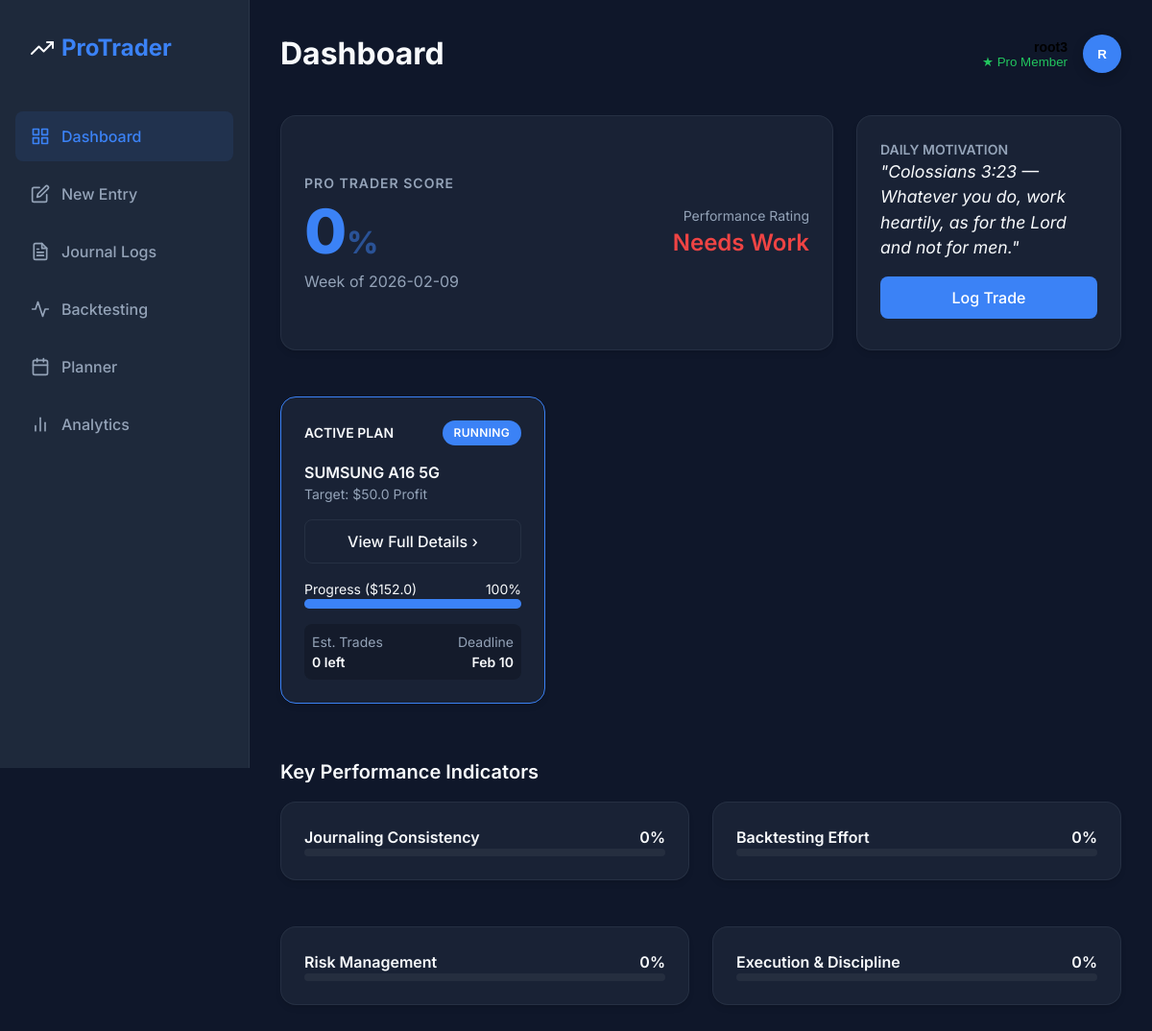
The app's page / (signed in) with its own data.
### app/models.py (models this page shows, shortened)
class User(UserMixin, db.Model):
    __tablename__ = 'user'
    id = db.Column(db.Integer, primary_key=True)
    username = db.Column(db.String(80), unique=True, nullable=False)
    password_hash = db.Column(db.String(128))
    created_at = db.Column(db.DateTime, default=datetime.utcnow)
    subscription = db.relationship('Subscription', backref='user', uselist=False)
    @property
    def is_pro(self):
        return self.subscription is not None and \
               self.subscription.plan_type == 'pro' and \
               self.subscription.is_active

class TradingGoal(db.Model):
    __tablename__ = 'trading_goals'
    id = db.Column(db.Integer, primary_key=True)
    user_id = db.Column(db.Integer, db.ForeignKey('user.id'), nullable=False)
    name = db.Column(db.String(100), nullable=False)  # e.g. "Buy a Phone"
    target_amount = db.Column(db.Float, nullable=False) # e.g. 160
    start_balance = db.Column(db.Float, nullable=False) # e.g. 26.3
    win_rate = db.Column(db.Float, default=50.0) # e.g. 72
    risk_per_trade = db.Column(db.Float, default=10.0) # e.g. 5
    reward_per_trade = db.Column(db.Float, default=20.0) # e.g. 12.5
    lot_size = db.Column(db.Float, default=0.01)
    start_date = db.Column(db.Date, default=datetime.utcnow)
    deadline = db.Column(db.Date)
    status = db.Column(db.String(20), default='active') # active, completed, failed
    created_at = db.Column(db.DateTime, default=datetime.utcnow)

### app/main/routes.py (the view)
@main_bp.route("/")
def index():
    if not current_user.is_authenticated:
        return render_template('landing.html')
    kpis = compute_weekly_kpis(user_id=current_user.id)
    bible_verse = "Colossians 3:23 — Whatever you do, work heartily, as for the Lord and not for men."
    active_goal = TradingGoal.query.filter_by(user_id=current_user.id, status='active').first()
    goal_data = None
    if active_goal:
        trades_since_start = JournalEntry.query.filter(
            JournalEntry.user_id == current_user.id,
            JournalEntry.date >= datetime.combine(active_goal.start_date, datetime.min.time()),
            JournalEntry.journal_complete == True
        ).all()
        current_profit = sum((t.profit_loss or 0) for t in trades_since_start)
        current_eq = active_goal.start_balance + current_profit
        wr_dec = active_goal.win_rate / 100.0
        ev_per_trade = (wr_dec * active_goal.reward_per_trade) - ((1 - wr_dec) * active_goal.risk_per_trade)
        remaining_needed = active_goal.target_amount - current_profit
        trades_to_go = 0
        if remaining_needed > 0 and ev_per_trade > 0:
            trades_to_go = int(remaining_needed / ev_per_trade) + 1
        progress_pct = min(100, int((current_profit / active_goal.target_amount) * 100))
        warning = None
        recent_risks = [t.risk_amount for t in trades_since_start if t.risk_amount]
        if recent_risks:
            avg_risk = sum(recent_risks) / len(recent_risks)
            if avg_risk > (active_goal.risk_per_trade * 1.1):
                warning = f"High Risk Warning: You are risking ${avg_risk:.2f} avg vs planned ${active_goal.risk_per_trade}."
        goal_data = {
            "id": active_goal.id,
            "name": active_goal.name,
            "target": active_goal.target_amount,
            "current": current_profit,
            "balance": current_eq,
            "progress": progress_pct,
            "ev": round(ev_per_trade, 2),
            "trades_to_go": trades_to_go,
            "deadline": active_goal.deadline,
            "warning": warning
        }
    return render_template(
        "dashboard.html",
        journaling=kpis["journaling"],
        backtest=kpis["backtest"],
        risk=kpis["risk"],
        execution=kpis["execution"],
        discipline=kpis["discipline"],
        total=kpis["total"],
        bible_verse=bible_verse,
        week_start=kpis["week_start"],
        goal=goal_data
    )

### app/templates/dashboard.html (shortened to what this page needs)
{% extends "base.html" %}
{% block header %}Dashboard{% endblock %}
{% block content %}
<div class="grid grid-3" style="margin-bottom: 2rem;">
  <div class="card" style="grid-column: span 2; display: flex; align-items: center; justify-content: space-between;">
    <div>
      <h2 class="text-sm text-muted font-bold" style="text-transform: uppercase; letter-spacing: 1px;">Pro Trader Score
      </h2>
      <div style="font-size: 4rem; font-weight: 800; line-height: 1; margin: 0.5rem 0; color: var(--accent);">
        {{ total|int }}<span style="font-size: 2rem; opacity: 0.5;">%</span>
      </div>
      <p class="text-muted">Week of {{ week_start }}</p>
    </div>
    <div style="text-align: right;">
      <div class="text-sm text-muted">Performance Rating</div>
      <div
        style="font-size: 1.5rem; color: {{ 'var(--success)' if total >= 80 else 'var(--warning)' if total >= 50 else 'var(--danger)' }}; font-weight: 600;">
        {% if total >= 80 %}Excellent{% elif total >= 50 %}Average{% else %}Needs Work{% endif %}
      </div>
    </div>
  </div>
  <div class="card" style="display: flex; flex-direction: column; justify-content: space-between;">
    <div>
      <h3 class="text-sm text-muted font-bold mb-2">DAILY MOTIVATION</h3>
      <p style="font-style: italic; font-size: 1.1rem;">"{{ bible_verse }}"</p>
    </div>
    <div style="margin-top: 1rem;">
      <a href="{{ url_for('journal.new_journal_entry') }}" class="btn btn-primary"
        style="width: 100%; margin-bottom: 0.5rem;">Log Trade</a>
    </div>
  </div>
  <div class="card" style="{{ 'border: 1px solid var(--accent);' if goal else '' }}">
    <div class="flex justify-between items-center mb-4">
      <h3 class="text-sm text-accent font-bold" style="text-transform: uppercase;">ACTIVE PLAN</h3>
      {% if goal %}
      <span class="badge" style="background:var(--accent); color:white;">Running</span>
      {% else %}
      <a href="{{ url_for('planner.new_goal') }}" class="text-sm btn-outline">+ Set Goal</a>
      {% endif %}
    </div>
    {% if goal %}
    <div class="mb-1 text-xl font-bold">{{ goal.name }}</div>
    <div class="text-sm text-muted mb-4">Target: ${{ goal.target }} Profit</div>
    <a href="{{ url_for('planner.goal_detail', id=goal.id) }}" class="btn btn-outline btn-sm mb-4"
      style="width:100%;">View Full Details &rsaquo;</a>
    <div class="flex justify-between text-sm mb-1">
      <span>Progress (${{ goal.current }})</span>
      <span>{{ goal.progress }}%</span>
    </div>
    <div style="background: rgba(255,255,255,0.1); height: 10px; border-radius: 5px; margin-bottom: 1rem;">
      <div
        style="width: {{ goal.progress }}%; background: var(--accent); height: 100%; border-radius: 5px; transition: width 0.5s;">
      </div>
    </div>
    <div class="grid grid-2 text-sm" style="background:rgba(0,0,0,0.2); padding:0.5rem; border-radius:0.5rem;">
      <div>
        <div class="text-muted">Est. Trades</div>
        <div class="font-bold">{{ goal.trades_to_go }} left</div>
      </div>
      <div class="text-right">
        <div class="text-muted">Deadline</div>
        <div class="font-bold">{{ goal.deadline.strftime('%b %d') if goal.deadline else 'None' }}</div>
      </div>
    </div>
    {% else %}
    <p class="text-muted text-sm">No active trading plan. Create a plan to track your road to specific financial goals.
    </p>
    <a href="{{ url_for('planner.new_goal') }}" class="btn btn-outline" style="width:100%; margin-top:1rem;">Start a
      Plan</a>
    {% endif %}
  </div>
</div>
<h3 class="font-bold mb-4" style="font-size: 1.25rem;">Key Performance Indicators</h3>
<div class="grid grid-2">
  <div class="card">
    <div class="flex justify-between items-center mb-2">
      <span class="font-bold">Journaling Consistency</span>
      <span class="text-accent font-bold">{{ journaling }}%</span>
    </div>
    <div style="background: rgba(255,255,255,0.05); height: 8px; border-radius: 4px; overflow: hidden;">
    </div>
  </div>
  <div class="card">
    <div class="flex justify-between items-center mb-2">
      <span class="font-bold">Backtesting Effort</span>
      <span class="text-accent font-bold">{{ backtest }}%</span>
    </div>
    <div style="background: rgba(255,255,255,0.05); height: 8px; border-radius: 4px; overflow: hidden;">
    </div>
  </div>
  <div class="card">
    <div class="flex justify-between items-center mb-2">
      <span class="font-bold">Risk Management</span>
      <span class="text-accent font-bold">{{ risk }}%</span>
    </div>
    <div style="background: rgba(255,255,255,0.05); height: 8px; border-radius: 4px; overflow: hidden;">
    </div>
  </div>
  <div class="card">
    <div class="flex justify-between items-center mb-2">
      <span class="font-bold">Execution & Discipline</span>
      <span class="text-accent font-bold">{{ execution }}%</span>
    </div>
    <div style="background: rgba(255,255,255,0.05); height: 8px; border-radius: 4px; overflow: hidden;">
    </div>
  </div>
</div>
{% endblock %}

### app/templates/base.html (shortened to what this page needs)
<!doctype html>
<html lang="en">
<head>
    <link rel="stylesheet" href="{{ url_for('static', filename='css/main.css') }}">
</head>
<body>
    <div class="app-container">
        <aside class="sidebar" id="sidebar">
            <div class="sidebar-logo">
                <span class="logo-text">Pro<span>Trader</span></span>
            </div>
            <nav class="nav-links">
                <a href="{{ url_for('main.index') }}" title="Dashboard"
                    class="nav-link {% if request.endpoint == 'main.index' %}active{% endif %}">
                    <span class="link-text">Dashboard</span>
                </a>
                <a href="{{ url_for('journal.new_journal_entry') }}" title="New Entry"
                    class="nav-link {% if request.endpoint == 'journal.new_journal_entry' %}active{% endif %}">
                    <span class="link-text">New Entry</span>
                </a>
                <a href="{{ url_for('journal.list_journals') }}" title="Journal Logs"
                    class="nav-link {% if request.endpoint == 'journal.list_journals' %}active{% endif %}">
                    <span class="link-text">Journal Logs</span>
                </a>
                <a href="{{ url_for('backtest.list_backtests') }}" title="Backtesting"
                    class="nav-link {% if 'backtest' in request.endpoint %}active{% endif %}">
                    <svg xmlns="http://www.w3.org/2000/svg" width="24" height="24" viewBox="0 0 24 24" fill="none"
                        stroke="currentColor" stroke-width="2" stroke-linecap="round" stroke-linejoin="round">
                        <polyline points="22 12 18 12 15 21 9 3 6 12 2 12"></polyline>
                    </svg>
                    <span class="link-text">Backtesting</span>
                </a>
                <a href="{{ url_for('planner.planner_home') }}" title="Planner"
                    class="nav-link {% if 'planner' in request.endpoint %}active{% endif %}">
                    <span class="link-text">Planner</span>
                </a>
                <a href="{{ url_for('analytics.dashboard') }}" title="Analytics"
                    class="nav-link {% if 'analytics' in request.endpoint %}active{% endif %}">
                    <svg xmlns="http://www.w3.org/2000/svg" width="24" height="24" viewBox="0 0 24 24" fill="none"
                        stroke="currentColor" stroke-width="2" stroke-linecap="round" stroke-linejoin="round">
                        <line x1="18" y1="20" x2="18" y2="10"></line>
                        <line x1="12" y1="20" x2="12" y2="4"></line>
                        <line x1="6" y1="20" x2="6" y2="14"></line>
                    </svg>
                    <span class="link-text">Analytics</span>
                </a>
            </nav>
            <button id="desktopSidebarToggle" class="btn btn-outline sidebar-toggle-btn">
            </button>
        </aside>
        <main class="main-content">
            <header class="top-header">
                <div class="page-title">
                    {% block header %}{% endblock %}
                </div>
                <div class="user-profile dropdown-container" style="position: relative;">
                    {% if current_user.is_authenticated %}
                    <button id="profileDropdownBtn" class="flex items-center"
                        style="background: none; border: none; cursor: pointer; text-align: right;">
                        <div style="margin-right: 1rem; @media(max-width:600px){display:none;}">
                            <div class="text-sm font-bold" style="color: var(--text-color);">{{ current_user.username }}
                            </div>
                            <div class="text-xs text-muted">
                                {% if current_user.is_pro %}
                                <span style="color: var(--success);">★ Pro Member</span>
                                {% else %}
                                Free Account
                                {% endif %}
                            </div>
                        </div>
                        <div
                            style="width:40px; height:40px; background:var(--accent); border-radius:50%; display: flex; align-items: center; justify-content: center; color: white; font-weight: bold; box-shadow: 0 4px 12px rgba(0,0,0,0.2);">
                            {{ current_user.username[0].upper() }}
                        </div>
                    </button>
                    {% else %}
                    <a href="{{ url_for('auth.login') }}" class="btn btn-primary btn-sm">Login</a>
                    {% endif %}
                </div>
            </header>
            {% block content %}{% endblock %}
        </main>
    </div>
</body>
</html>

### records on screen
User: username "root3", username "R"
TradingGoal: name "SUMSUNG A16 5G", target "50.0", deadline "Feb 10"

### other values on screen
{{ total|int }} "0"
{{ week_start }} "2026-02-09"
{{ bible_verse }} "Colossians 3:23 — Whatever you do, work heartily, as for the Lord and not for men."
{{ goal.current }} "152.0"
{{ goal.progress }} "100"
{{ goal.trades_to_go }} "0"
{{ journaling }} "0"
{{ backtest }} "0"
{{ risk }} "0"
{{ execution }} "0"
